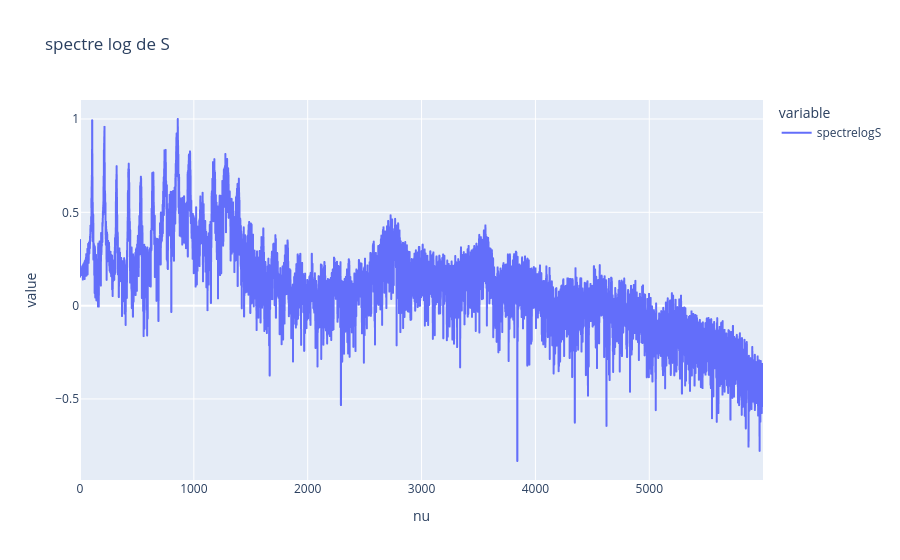

Notebook code for this chart:
### Markdown cell above
RECUPERER HARMONIQUE

### Code cell
signal_dict = np.load('a_1.npz')

s = signal_dict['s']
t = signal_dict['t']

nu,S = san.trans_fourier(s,t)
spectreS = ((abs(S))**2)
SpectreSN=spectreS/max(spectreS)
spectrelogS = np.log10(spectreS)/((np.max(np.log10(spectreS))))

df=pd.DataFrame({"nu":nu, "spectrelogS":spectrelogS})
fig4= px.line(df, x="nu", y=["spectrelogS"], title="spectre log de S")
fig4.show()

f0= san.detect_fondamentale(SpectreSN,nu)

print("La fréquence du fondamentale est:",f0)

pics = []

f0 = san.detect_fondamentale(SpectreSN, nu)


liste_freq = []
liste_amplitudes = []

for k in range(1,h+1):
    f_harm = k * f0
    liste_freq.append(f_harm)
    
    freq, amp = san.detect_pics(spectrelogS, [f_harm], nu)
    liste_amplitudes.append(amp[0])

print("Amplitudes des harmoniques :", liste_amplitudes)

### Figure 1 — Plotly figure (JSON) as saved in the notebook; plotly's stock layout.template omitted (floating-point values rounded to 4 significant figures; data arrays with more than 128 entries replaced by an {"elided": "..."} marker saying what was removed)
{"data": [{"hovertemplate": "variable=spectrelogS<br>nu=%{x}<br>value=%{y}<extra></extra>", "legendgroup": "spectrelogS", "line": {"color": "#636efa", "dash": "solid"}, "marker": {"symbol": "circle"}, "mode": "lines", "name": "spectrelogS", "showlegend": true, "type": "scattergl", "x": {"elided": "6000 float values"}, "xaxis": "x", "y": {"elided": "6000 float values"}, "yaxis": "y"}], "layout": {"legend": {"title": {"text": "variable"}, "tracegroupgap": 0}, "title": {"text": "spectre log de S"}, "xaxis": {"anchor": "y", "domain": [0, 1], "title": {"text": "nu"}}, "yaxis": {"anchor": "x", "domain": [0, 1], "title": {"text": "value"}}}}
